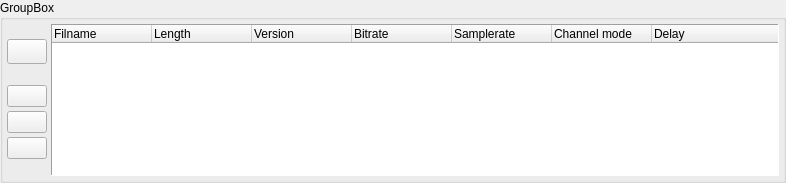
<ui version="4.0" >
 <author></author>
 <comment></comment>
 <exportmacro></exportmacro>
 <class>TTAudioFileListWidget</class>
 <widget class="QWidget" name="TTAudioFileListWidget" >
  <property name="geometry" >
   <rect>
    <x>0</x>
    <y>0</y>
    <width>786</width>
    <height>183</height>
   </rect>
  </property>
  <property name="sizePolicy" >
   <sizepolicy>
    <hsizetype>5</hsizetype>
    <vsizetype>5</vsizetype>
    <horstretch>0</horstretch>
    <verstretch>1</verstretch>
   </sizepolicy>
  </property>
  <property name="minimumSize" >
   <size>
    <width>640</width>
    <height>120</height>
   </size>
  </property>
  <property name="windowTitle" >
   <string>Form</string>
  </property>
  <layout class="QGridLayout" >
   <property name="margin" >
    <number>0</number>
   </property>
   <property name="spacing" >
    <number>0</number>
   </property>
   <item row="0" column="0" >
    <widget class="QGroupBox" name="gbAudioFiles" >
     <property name="title" >
      <string>GroupBox</string>
     </property>
     <layout class="QGridLayout" >
      <property name="margin" >
       <number>4</number>
      </property>
      <property name="spacing" >
       <number>4</number>
      </property>
      <item row="0" column="0" >
       <layout class="QVBoxLayout" >
        <property name="margin" >
         <number>0</number>
        </property>
        <property name="spacing" >
         <number>6</number>
        </property>
        <item>
         <widget class="QPushButton" name="pbAudioFileOpen" >
          <property name="sizePolicy" >
           <sizepolicy>
            <hsizetype>0</hsizetype>
            <vsizetype>0</vsizetype>
            <horstretch>0</horstretch>
            <verstretch>0</verstretch>
           </sizepolicy>
          </property>
          <property name="minimumSize" >
           <size>
            <width>25</width>
            <height>25</height>
           </size>
          </property>
          <property name="text" >
           <string/>
          </property>
          <property name="icon" >
           <iconset resource="audiofilelistwidget.qrc" >:/pixmaps/pixmaps/fileopen_24.xpm</iconset>
          </property>
         </widget>
        </item>
        <item>
         <layout class="QVBoxLayout" >
          <property name="margin" >
           <number>0</number>
          </property>
          <property name="spacing" >
           <number>4</number>
          </property>
          <item>
           <widget class="QPushButton" name="pbAudioEntryUp" >
            <property name="sizePolicy" >
             <sizepolicy>
              <hsizetype>0</hsizetype>
              <vsizetype>0</vsizetype>
              <horstretch>0</horstretch>
              <verstretch>0</verstretch>
             </sizepolicy>
            </property>
            <property name="minimumSize" >
             <size>
              <width>25</width>
              <height>15</height>
             </size>
            </property>
            <property name="text" >
             <string/>
            </property>
            <property name="icon" >
             <iconset resource="audiofilelistwidget.qrc" >:/pixmaps/pixmaps/uparrow_18.xpm</iconset>
            </property>
           </widget>
          </item>
          <item>
           <widget class="QPushButton" name="pbAudioEntryDelete" >
            <property name="sizePolicy" >
             <sizepolicy>
              <hsizetype>0</hsizetype>
              <vsizetype>0</vsizetype>
              <horstretch>0</horstretch>
              <verstretch>0</verstretch>
             </sizepolicy>
            </property>
            <property name="minimumSize" >
             <size>
              <width>25</width>
              <height>15</height>
             </size>
            </property>
            <property name="text" >
             <string/>
            </property>
            <property name="icon" >
             <iconset resource="audiofilelistwidget.qrc" >:/pixmaps/pixmaps/cancel_18.xpm</iconset>
            </property>
           </widget>
          </item>
          <item>
           <widget class="QPushButton" name="pbAudioEntryDown" >
            <property name="sizePolicy" >
             <sizepolicy>
              <hsizetype>0</hsizetype>
              <vsizetype>0</vsizetype>
              <horstretch>0</horstretch>
              <verstretch>0</verstretch>
             </sizepolicy>
            </property>
            <property name="minimumSize" >
             <size>
              <width>25</width>
              <height>15</height>
             </size>
            </property>
            <property name="text" >
             <string/>
            </property>
            <property name="icon" >
             <iconset resource="audiofilelistwidget.qrc" >:/pixmaps/pixmaps/downarrow_18.xpm</iconset>
            </property>
           </widget>
          </item>
         </layout>
        </item>
       </layout>
      </item>
      <item row="0" column="1" >
       <widget class="QTreeWidget" name="audioListView" >
        <property name="contextMenuPolicy" >
         <enum>Qt::CustomContextMenu</enum>
        </property>
        <property name="frameShape" >
         <enum>QFrame::Panel</enum>
        </property>
        <property name="frameShadow" >
         <enum>QFrame::Sunken</enum>
        </property>
        <property name="rootIsDecorated" >
         <bool>false</bool>
        </property>
        <property name="itemsExpandable" >
         <bool>false</bool>
        </property>
        <property name="columnCount" >
         <number>7</number>
        </property>
        <property name="sortingEnabled" >
         <bool>false</bool>
        </property>
        <column>
         <property name="text" >
          <string>Filname</string>
         </property>
        </column>
        <column>
         <property name="text" >
          <string>Length</string>
         </property>
        </column>
        <column>
         <property name="text" >
          <string>Version</string>
         </property>
        </column>
        <column>
         <property name="text" >
          <string>Bitrate</string>
         </property>
        </column>
        <column>
         <property name="text" >
          <string>Samplerate</string>
         </property>
        </column>
        <column>
         <property name="text" >
          <string>Channel mode</string>
         </property>
        </column>
        <column>
         <property name="text" >
          <string>Delay</string>
         </property>
        </column>
       </widget>
      </item>
     </layout>
    </widget>
   </item>
  </layout>
 </widget>
 <pixmapfunction></pixmapfunction>
 <resources>
  <include location="audiofilelistwidget.qrc" />
 </resources>
 <connections/>
</ui>
